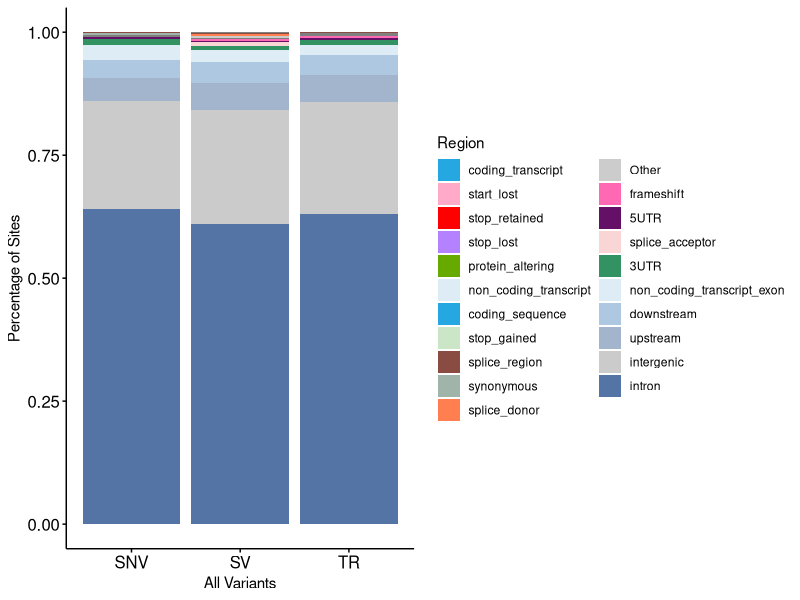
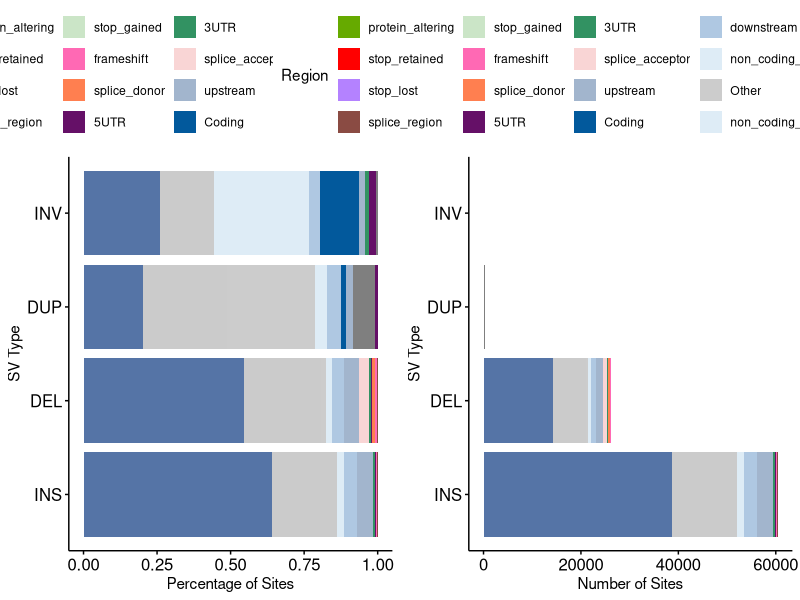
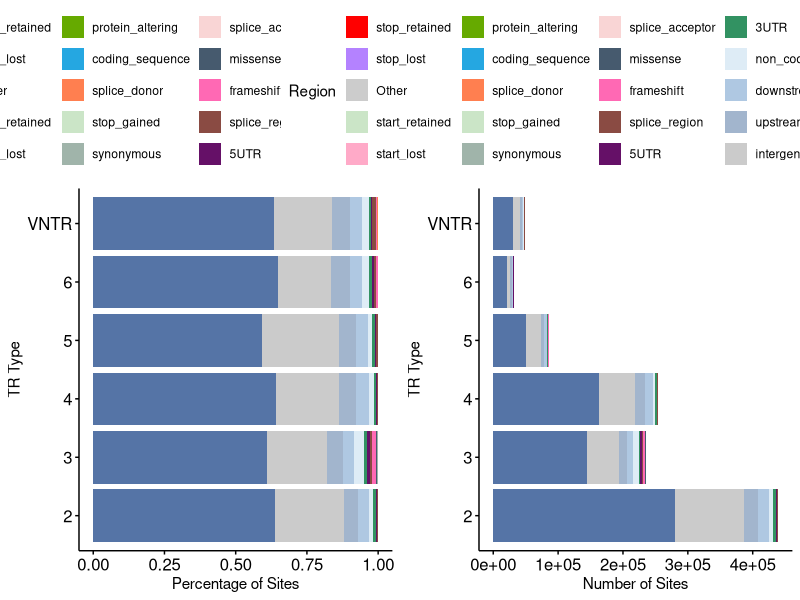

Source code (R) for these figures, in order:
#==============================================#
# VEP annotation #
# Supp-Figure-8#
#==============================================#
library(data.table)
library(ggplot2)
library(stringi)
library(stringr)
library(dplyr)
library(ggsci)
library(tidyverse)
library(ggpubr)
library(magrittr)
setwd("/path/to/GTOP_code/supp/supp_fig8/input")

color <- c(
  "intron"="#5574A6","intergenic"="#cbcbcb",
  "3UTR"="#329262","Coding"= "#02599C",
  "Other"="#cccccc","downstream"="#AFC8E2",
  "non_coding_transcript_exon"="#DEECF6","non_coding_transcript"="#DEECF6",
  "splice_acceptor"="#F9D5D5","splice_donor"="#FF7F50",
  "splice_region"="#8A4B43",
  "upstream"="#A2B5CD","5UTR"="#651067",
  "NMD_transcript_variant"="#003264",
  "Coding"="#25a7e1","coding_sequence"="#25a7e1","coding_transcript"="#25a7e1",
  "incomplete_terminal_codon"="#C8A096",
  "stop_lost"="#B482FF",
  "start_lost"="#FFAAC8",
  "synonymous"="#A0B4AA",
  "missense"="#465A6E",
  #"intron_variant"="#82966E",
  "stop_gained"="#CBE5C7",
  "frameshift"="#ff69b4","inframe_insertion"="#ff69b4","inframe_deletion"="#ff69b4",
  "protein_altering"="#66aa00",
  "synonymous"="#76ee00",
  "stop_retained"="#ff0000",
  "transcript_amplification"="#cccccc",
  "transcript_ablation"="#cccccc",
  "start_retained"="#CBE5C7")

# Supp.Fig.8a:  VEP annotation ------------------------------------------------------------------
vep <- fread("Supp_Fig8a.txt")
consequence_order <- vep %>%
  group_by(consequence_severe) %>%
  summarise(total_percentage = sum(percentage)) %>%
  arrange(total_percentage) %>%  
  pull(consequence_severe)

vep$consequence_severe <- factor(vep$consequence_severe,levels = consequence_order)
vep$type <- factor(vep$type,levels = c("SNV","SV","TR"))

ggplot(vep, aes(x = type, y = percentage, fill = consequence_severe)) +
  geom_bar(stat = "identity", position = "stack") +
  labs(x = "All Variants", y = "Percentage of Sites", fill = "Region") +
  theme_classic() +
  theme(axis.text = element_text(color = "black", size = 12), 
        axis.ticks = element_line(color = "black"))+
  theme(legend.position = "right")+
  scale_fill_manual(values = color)


# Supp.Fig.8b: SV subtype feature  --------------------------------------------------------

subtype_pro <- fread("Supp_Fig8b.txt") %>%
  dplyr::filter(type %in% c("INS","DEL","DUP","INV"))%>%
  mutate(Consequence=str_replace_all(Consequence,"_variant",""),
         Consequence = recode(Consequence,
                              "5_prime_UTR" = "5UTR",
                              "3_prime_UTR" = "3UTR",
                              "downstream_gene" = "downstream",
                              "upstream_gene" = "upstream",
                              # splice related
                              "splice_donor_region" = "splice_donor",
                              "splice_donor_5th_base" = "splice_donor",
                              "splice_polypyrimidine_tract" = "splice_region",
                              "inframe_insertion"="frameshift","inframe_deletion"="frameshift",
                              "transcript_amplification"="Other",
                              "transcript_ablation"="Other","incomplete_terminal_codon"= "Other",
                              "mature_miRNA"="Other",
                              "coding_sequence"="Coding","coding_transcript"="Coding",
                              # keep unchanged
                              .default = Consequence))

region_order <- subtype_pro %>% group_by(Consequence) %>%summarise(mean_pro = mean(pro)) %>%arrange(mean_pro) %>%pull(Consequence)
subtype_pro$Consequence <- factor(subtype_pro$Consequence,levels = region_order)
subtype_pro$type <- factor(subtype_pro$type,levels = c("INS","DEL","DUP","INV"))

p1 <- ggplot(subtype_pro, aes(x = type, y = count, fill = Consequence)) +
  geom_bar(stat = "identity", position = "stack") +
  labs(x = "SV Type", y = "Number of Sites", fill = "Region") +
  theme_classic() +
  theme(legend.position = "top")+
  theme(axis.text = element_text(color = "black", size = 12), 
        axis.ticks = element_line(color = "black"))+
  scale_fill_manual(values = color)+
  coord_flip()

p2 <- ggplot(subtype_pro, aes(x = type, y = pro, fill = Consequence)) +
  geom_bar(stat = "identity", position = "fill") +
  labs(x = "SV Type", y = "Percentage of Sites", fill = "Region") +
  theme_classic() +
  theme(axis.text = element_text(color = "black", size = 12), 
        axis.ticks = element_line(color = "black"))+
  theme(legend.position = "top")+
  scale_fill_manual(values = color)+
  coord_flip()

cowplot::plot_grid(p2,p1,ncol = 2)


# Supp.Fig.8c: TR subtype feature  --------------------------------------------------------

subtype_pro <- fread("Supp_Fig8c.txt") %>%
  mutate(Consequence=str_replace_all(Consequence,"_variant",""),
         Consequence = recode(Consequence,"5_prime_UTR" = "5UTR",
                              "3_prime_UTR" = "3UTR",
                              "downstream_gene" = "downstream",
                              "upstream_gene" = "upstream",
                              # splice related
                              "splice_donor_region" = "splice_donor",
                              "splice_donor_5th_base" = "splice_donor",
                              "splice_polypyrimidine_tract" = "splice_region",
                              "inframe_insertion"="frameshift","inframe_deletion"="frameshift",
                              "transcript_amplification"="Other",
                              "transcript_ablation"="Other","incomplete_terminal_codon"= "Other",
                              "mature_miRNA"="Other",
                              # keep unchanged
                              .default = Consequence))

region_order <- subtype_pro %>% group_by(Consequence) %>%summarise(mean_pro = mean(pro)) %>%arrange(mean_pro) %>%pull(Consequence)
subtype_pro$Consequence <- factor(subtype_pro$Consequence,levels = region_order)
subtype_pro$type <- factor(subtype_pro$type,levels = c("2","3","4","5","6","VNTR"))

p1 <- ggplot(subtype_pro, aes(x = type, y = count, fill = Consequence)) +
  geom_bar(stat = "identity", position = "stack") +
  labs(x = "TR Type", y = "Number of Sites", fill = "Region") +
  theme_classic() +
  theme(legend.position = "top")+
  theme(axis.text = element_text(color = "black", size = 12), 
        axis.ticks = element_line(color = "black"))+
  scale_fill_manual(values = color)+
  coord_flip()

p2 <- ggplot(subtype_pro, aes(x = type, y = pro, fill = Consequence)) +
  geom_bar(stat = "identity", position = "fill") +
  labs(x = "TR Type", y = "Percentage of Sites", fill = "Region") +
  theme_classic() +
  theme(axis.text = element_text(color = "black", size = 12), 
        axis.ticks = element_line(color = "black"))+
  theme(legend.position = "top")+
  scale_fill_manual(values = color)+
  coord_flip()
cowplot::plot_grid(p2,p1,ncol = 2)
